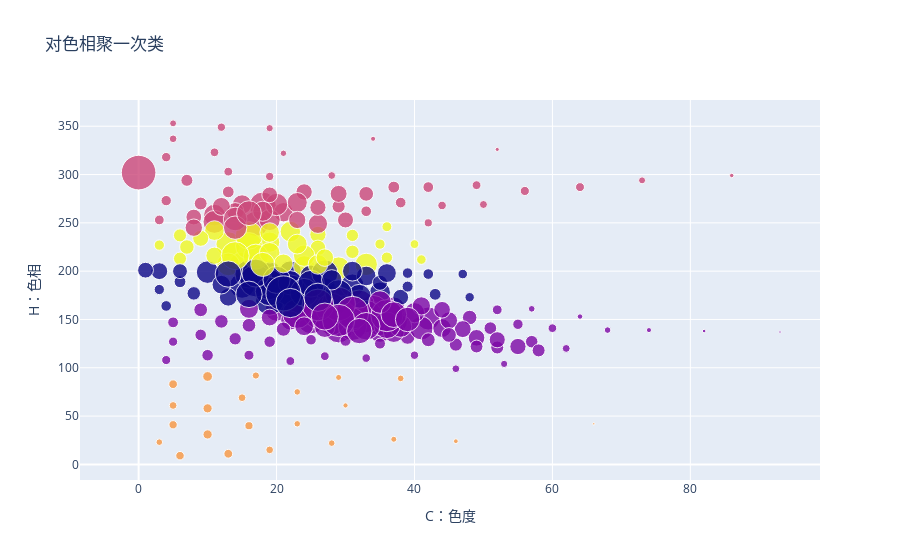

Notebook cell for this chart:
### Code cell
import plotly.graph_objects as go

fig = go.Figure(data=go.Scatter(
    x=df_learn_show['C'],
    y=df_learn_show['H'],
    mode='markers',
    marker=dict(
        size=np.sqrt(df_learn_show['count'])/8,
        color=df_learn_show['Cluster2'],
        opacity=0.8
    ),
    text=df_learn_show.apply(lambda row: f'R: {row["R"]}, G: {row["G"]}, B: {row["B"]}', axis=1)
))

fig.update_layout(
    title='对色相聚一次类',
    xaxis=dict(title='C：色度'),
    yaxis=dict(title='H：色相'),
    showlegend=False
)

fig.show()

### Figure 1 — Plotly figure (JSON) as saved in the notebook; plotly's stock layout.template omitted (floating-point values rounded to 4 significant figures; data arrays with more than 128 entries replaced by an {"elided": "..."} marker saying what was removed)
{"data": [{"marker": {"color": {"elided": "256 int values"}, "opacity": 0.8, "size": {"elided": "256 float values"}}, "mode": "markers", "text": {"elided": "256 str values"}, "type": "scatter", "x": {"elided": "256 int values"}, "y": {"elided": "256 int values"}}], "layout": {"showlegend": false, "title": {"text": "对色相聚一次类"}, "xaxis": {"title": {"text": "C：色度"}}, "yaxis": {"title": {"text": "H：色相"}}}}
